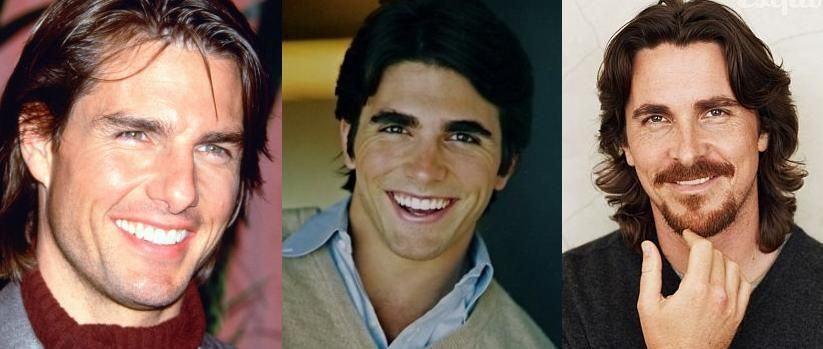
#> input picture Test/example.jpg, 823 x 349 px
$ python test.py Test/example.jpg
#> lines starting #> are read from the running program, lines starting #| are printed output that depends on the picture
### train.py
import cv2
import os
import sys
import numpy as np

#This function is for Haar-cascade: A Face detection algorithm.
def faceDetection(image):
 gray = cv2.cvtColor(image,cv2.COLOR_BGR2GRAY)	#Image grayscaling.
 faceCascade = cv2.CascadeClassifier('haarcascade_frontalface_default.xml')
 faces = faceCascade.detectMultiScale(gray,scaleFactor=1.3,minNeighbors=5)

 return faces,gray

#This function returns labels in accordance to .yml file syntax.
# [35 lines left out: functions labels_for_training_data, train_classifier, not called in this run]

#This function draws bounding boxes around detected face in image
def draw_rect(image,face):
    (x,y,w,h)=face
    cv2.rectangle(image,(x,y),(x+w,y+h),(0,255,0),thickness=2)

#This function writes name of person for detected label
def put_text(image,text,x,y):
    cv2.putText(image,text,(x,y),cv2.FONT_HERSHEY_SIMPLEX,0.8,(0,0,255),2)

### test.py
import cv2
import os
import sys
import numpy as np
import train as fd

imagePath = sys.argv[1]
image = cv2.imread(imagePath)
#> image is the input picture: shape (349, 823, 3); mean B, G, R 88.7, 101.9, 123.8

#image = cv2.imread('Test/4.jpg') 	#For PIP package
face_det,gray = fd.faceDetection(image)
#> in faceDetection, `gray = cv2.cvtColor(image,cv2.COLOR_BGR2GRAY)`:
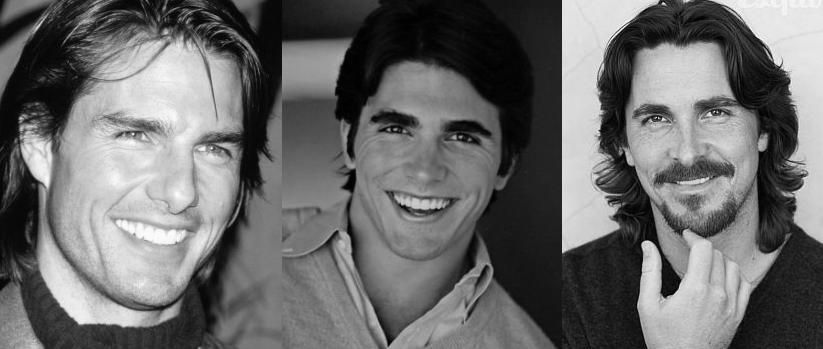
#> gray: shape (349, 823); min 0, max 254, mean 107
#> in faceDetection, `faces = faceCascade.detectMultiScale(gray,scaleFactor=1.3,minNeighbors..`: faces = [[601, 47, 176, 176], [339, 61, 185, 185], [67, 53, 219, 219]]
#> face_det has the same summary as faces in faceDetection
print("faces detected",face_det)
#| faces detected [[601  47 176 176]
#|  [339  61 185 185]
#|  [ 67  53 219 219]]

#For Training
#faces,faceID = fd.labels_for_training_data('Train')
#model = fd.train_classifier(faces,faceID)
#model.save('trainData.yml')

name = {0:"Tom Cruise",1:"Christian Bale"}	# Adding names for each label

#For Testing
model=cv2.face.LBPHFaceRecognizer_create()
#> (the run stopped early here; a loop or call above may not have finished)

$ run again, on Test/tom1.jpeg
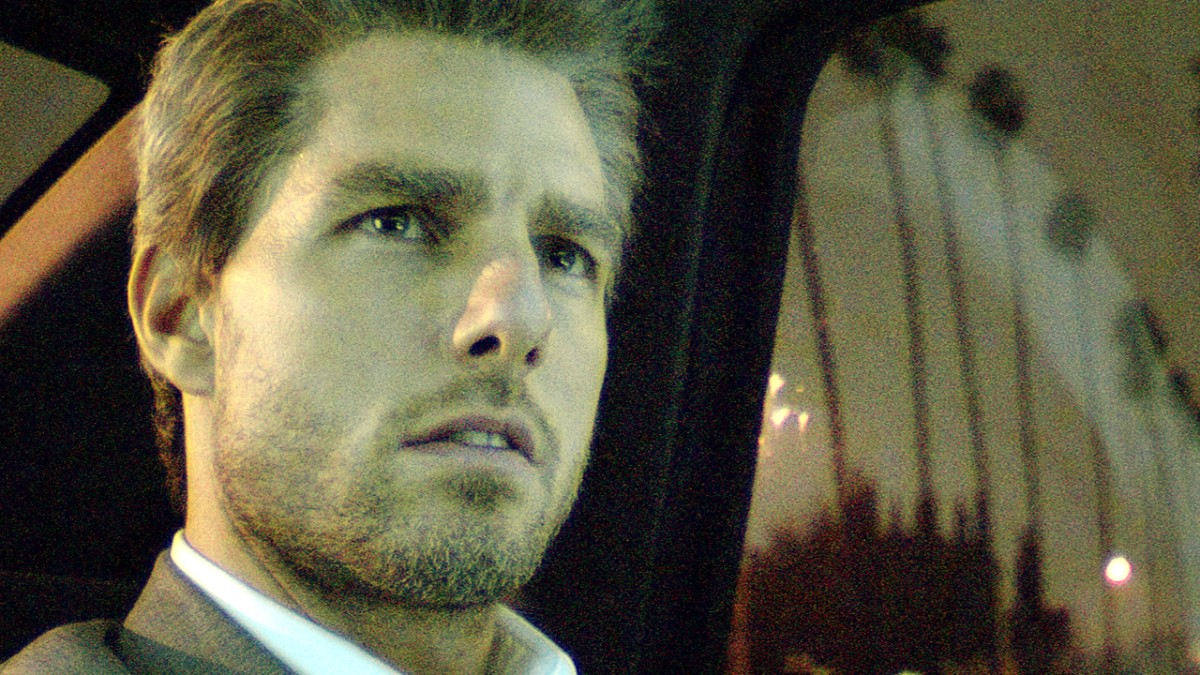
#> input picture Test/tom1.jpeg, 1200 x 675 px
#> image is the input picture: shape (675, 1200, 3); mean B, G, R 67.7, 90.6, 94.1
#> in faceDetection, `gray = cv2.cvtColor(image,cv2.COLOR_BGR2GRAY)`:
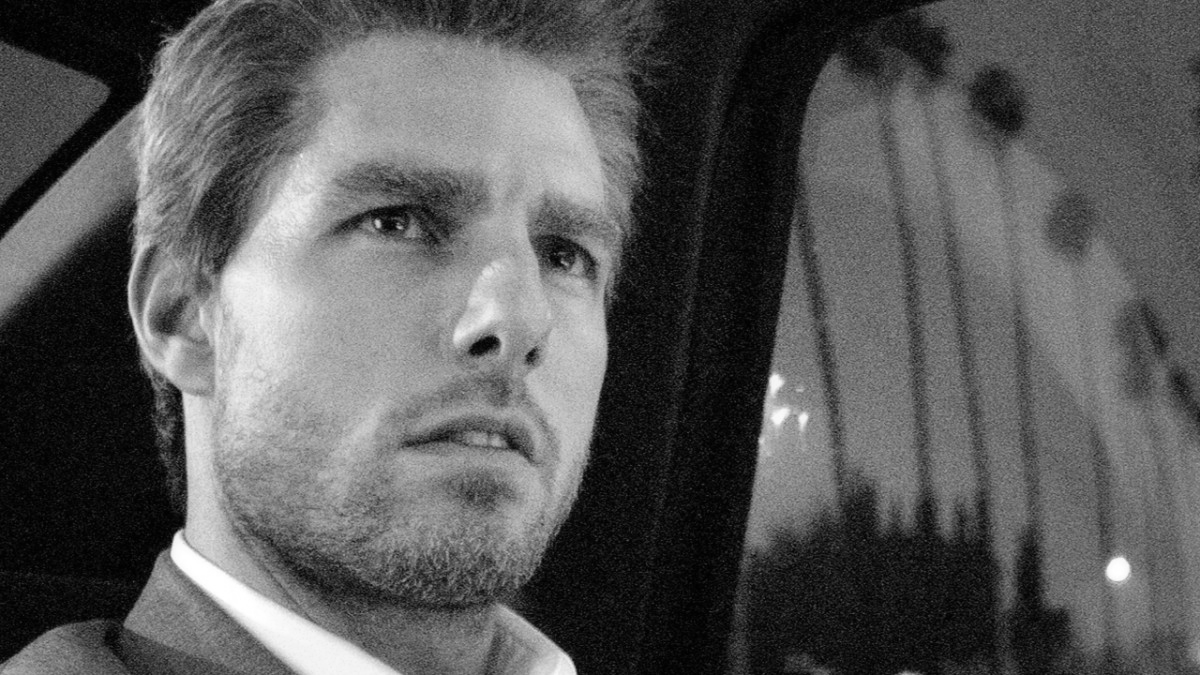
#> gray: shape (675, 1200); min 0, max 255, mean 89
#> faces = [[237, 49, 497, 497]]
#| faces detected [[237  49 497 497]]
